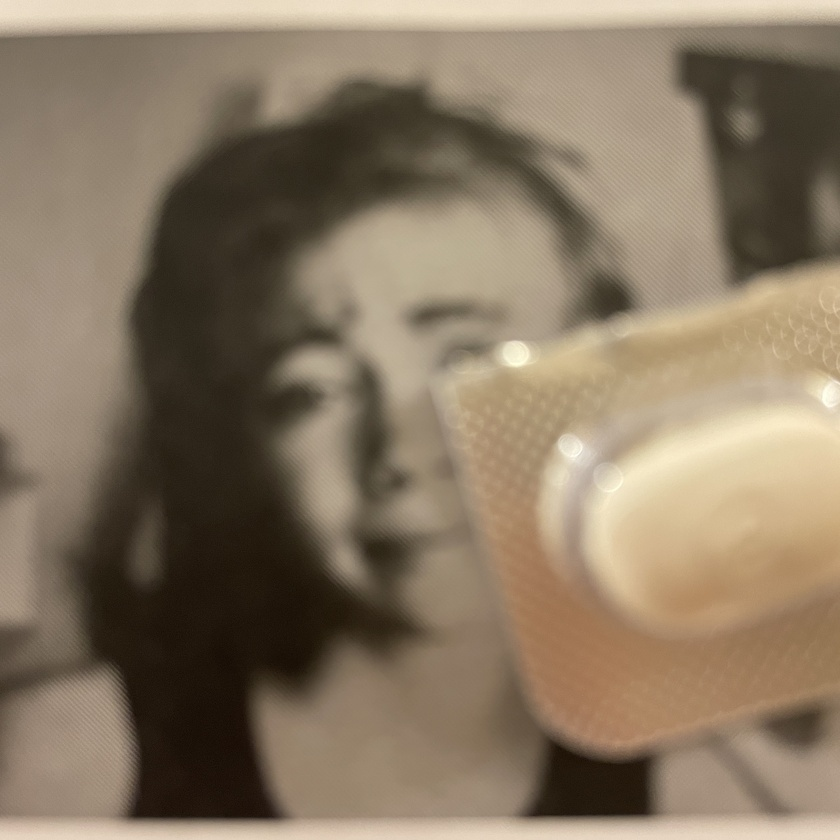
#> input picture pillumi_front/assets/bad-photo.jpg, 840 x 840 px, shrunk from 3024 x 3024 before the run
$ python -i ImageProcess.py   (imports and definitions only)
#> lines starting #> are read from the running program, lines starting #| are printed output that depends on the picture
#> further down, picture is the input picture: shape (840, 840, 3); mean B, G, R 98.2, 119.2, 135.4
import cv2
import numpy as np


class ImageProcess():
    def __init__(self):
        pass


    def ImageArea(self, input_image):
      rgba = cv2.imread(input_image, cv2.IMREAD_UNCHANGED)
      rgba = cv2.medianBlur(rgba, 55)

      imgray = cv2.cvtColor(rgba, cv2.COLOR_BGRA2GRAY)
      contours, _ = cv2.findContours(imgray, cv2.RETR_TREE, cv2.CHAIN_APPROX_NONE)
      contours_t = contours[0].transpose()

      right_point_x = np.max(contours_t[0])
      left_point_x = np.min(contours_t[0])
      right_point_y = np.max(contours_t[1])
      left_point_y = np.min(contours_t[1])


      return left_point_x, right_point_x, left_point_y, right_point_y


    def CropShape(self, input_image):
        left_x, right_x, left_y, right_y = self.ImageArea(input_image)
        crop_img = cv2.imread(input_image, cv2.IMREAD_UNCHANGED)
        crop_img = crop_img[left_y:right_y, left_x:right_x]

        trans_mask = crop_img[:,:,3]==0
        crop_img[trans_mask] = [255, 255, 255, 255]
        crop_img = cv2.cvtColor(crop_img, cv2.COLOR_BGRA2BGR)

        return crop_img

    def img_Contrast(self, img):
        # -----Converting image to LAB Color model-----------------------------------
        lab = cv2.cvtColor(img, cv2.COLOR_BGR2LAB)
#> lab: shape (840, 840, 3); mean of channels 0, 1, 2 127.9, 130.9, 141.7

        # -----Splitting the LAB image to different channels-------------------------
        l, a, b = cv2.split(lab)
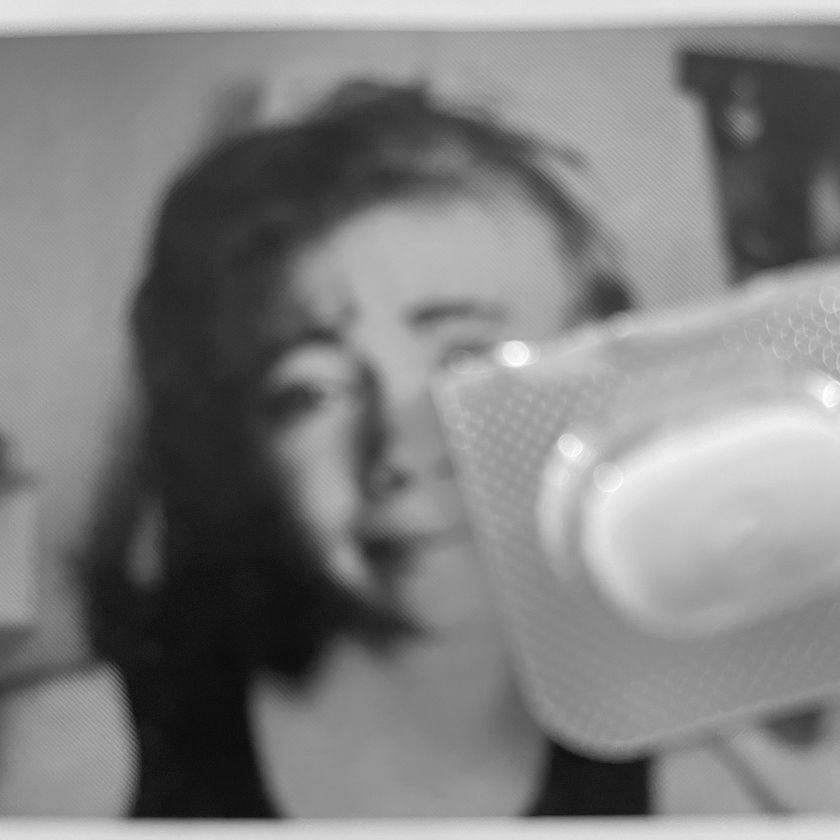
#> l: shape (840, 840); min 8, max 254, mean 127.9
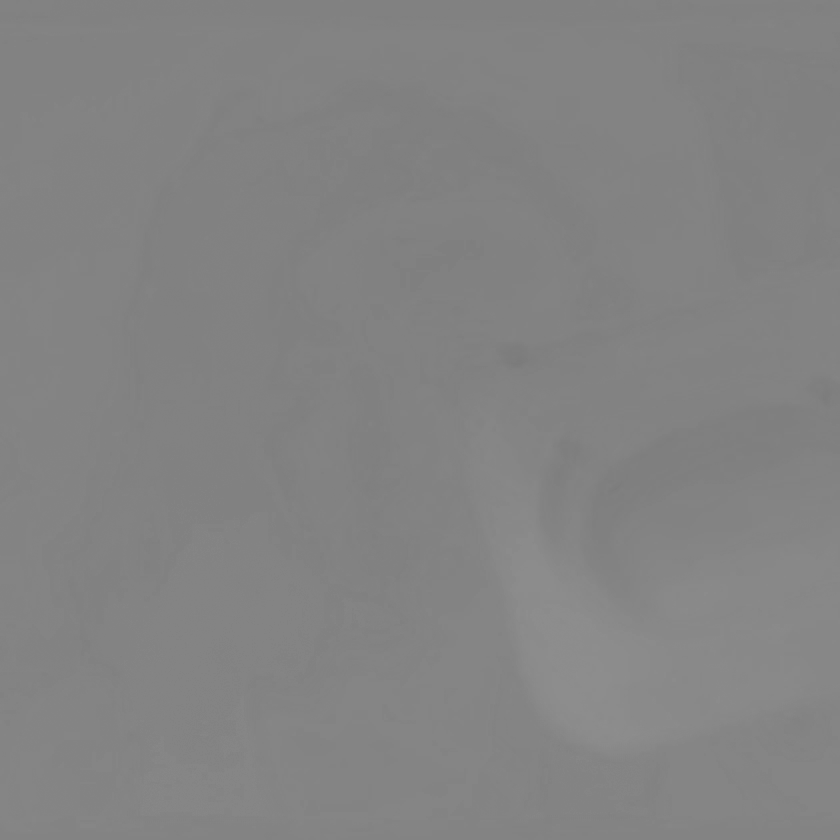
#> a: shape (840, 840); min 123, max 142, mean 130.9
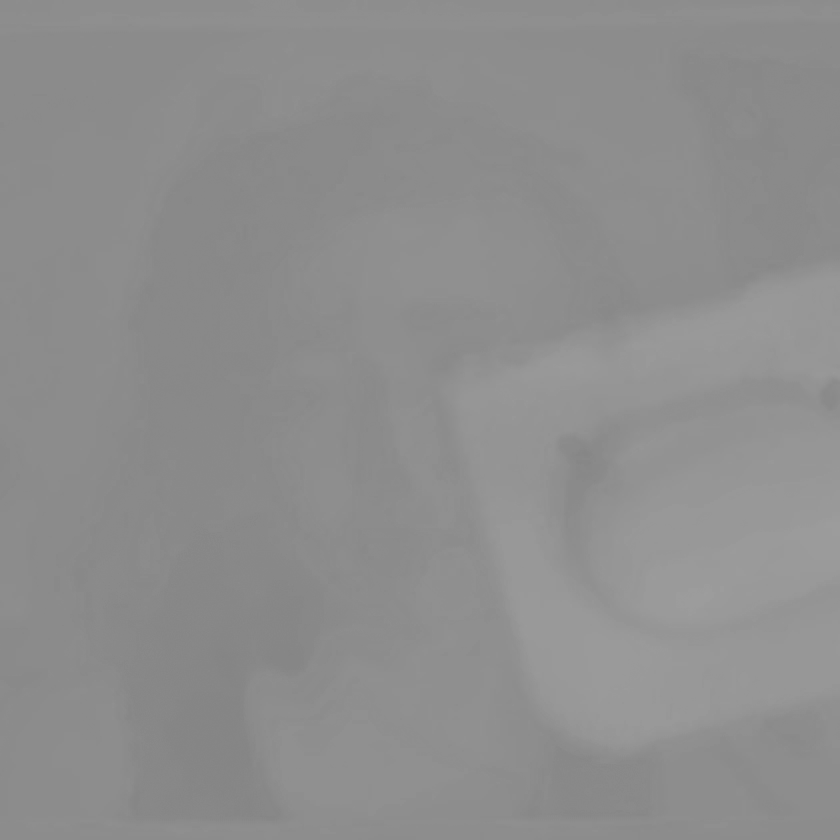
#> b: shape (840, 840); min 132, max 157, mean 141.7

        # -----Applying CLAHE to L-channel-------------------------------------------
        clahe = cv2.createCLAHE(clipLimit=3.0, tileGridSize=(8, 8))
        cl = clahe.apply(l)
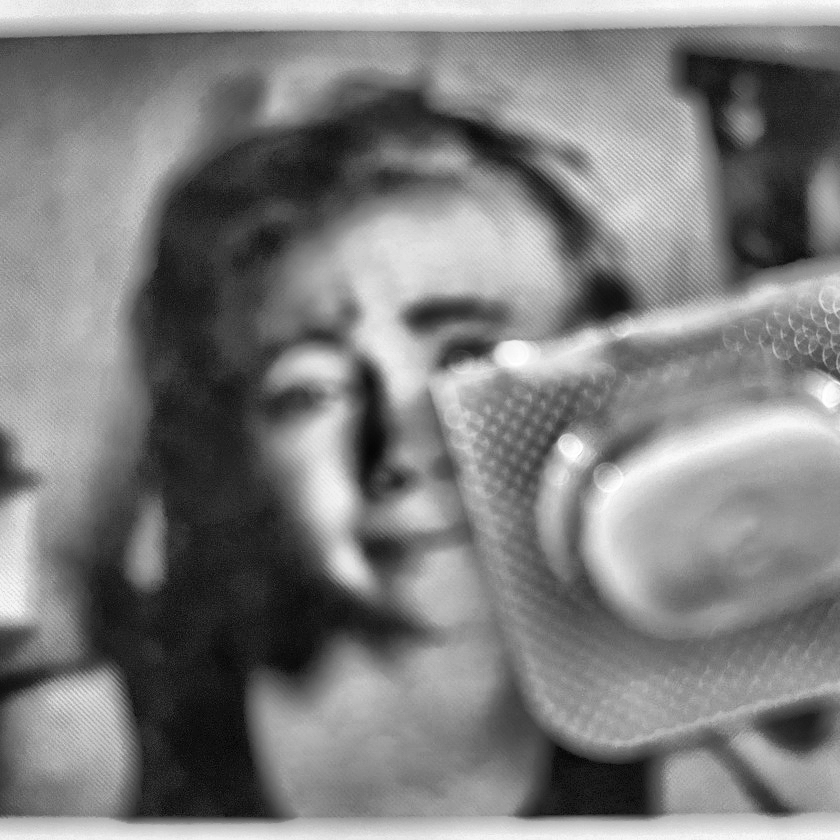
#> cl: shape (840, 840); min 4, max 255, mean 125.9

        # -----Merge the CLAHE enhanced L-channel with the a and b channel-----------
        limg = cv2.merge((cl, a, b))
#> limg: shape (840, 840, 3); mean of channels 0, 1, 2 125.9, 130.9, 141.7

        # -----Converting image from LAB Color model to RGB model--------------------
        final = cv2.cvtColor(limg, cv2.COLOR_BGRA2BGR)

        return final

    def max_con_CLAHE(self, img):
        lab = cv2.cvtColor(img, cv2.COLOR_BGR2LAB)
        l, a, b = cv2.split(lab)

        clahe = cv2.createCLAHE(clipLimit=3.0, tileGridSize=(8,8))
        cl = clahe.apply(l)

        limg = cv2.merge((cl,a,b))
        img = cv2.cvtColor(limg, cv2.COLOR_LAB2BGR)

        return img


>>> import cv2
>>> picture = cv2.imread('../../../../pillumi_front/assets/bad-photo.jpg')
>>> result = ImageProcess().img_Contrast(picture)

$ run again, on pillumi_front/assets/good-photo.jpg
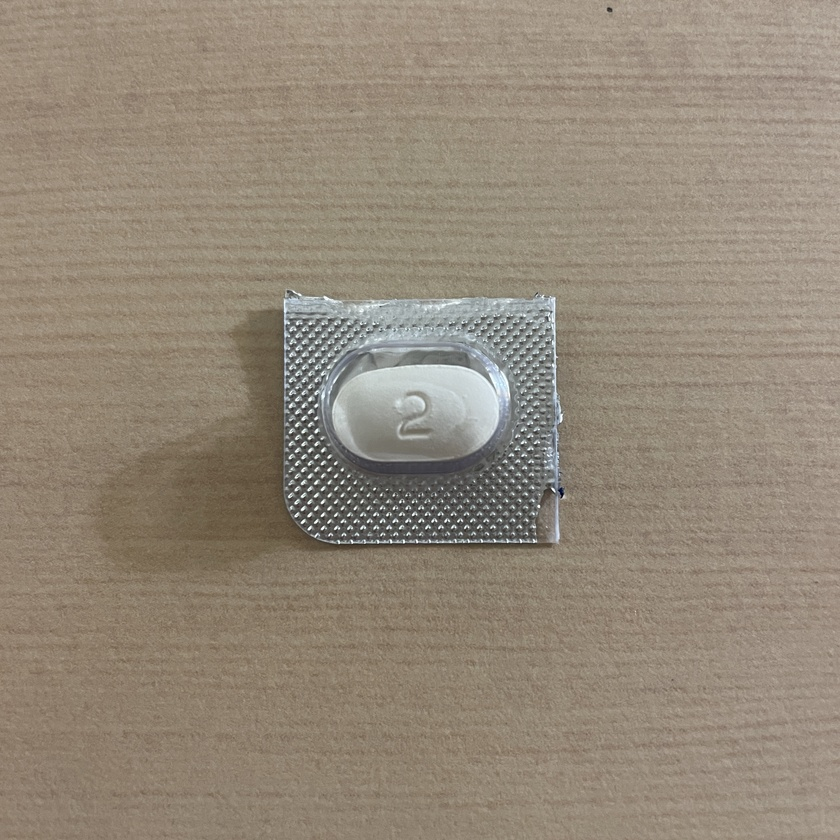
#> input picture pillumi_front/assets/good-photo.jpg, 840 x 840 px, shrunk from 3024 x 3024 before the run
#> picture is the input picture: shape (840, 840, 3); mean B, G, R 120.3, 135.9, 147.6
#> lab: shape (840, 840, 3); mean of channels 0, 1, 2 145.9, 129.8, 138
#> in img_Contrast, `l, a, b = cv2.split(lab)`:
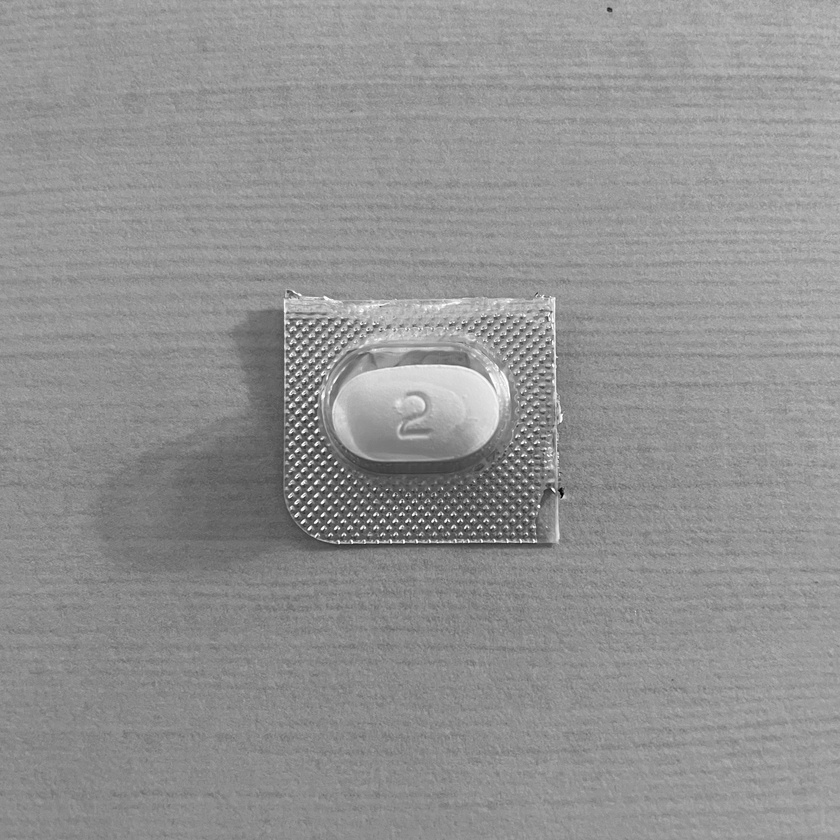
#> l: shape (840, 840); min 1, max 255, mean 145.9
#> in img_Contrast, `cl = clahe.apply(l)`:
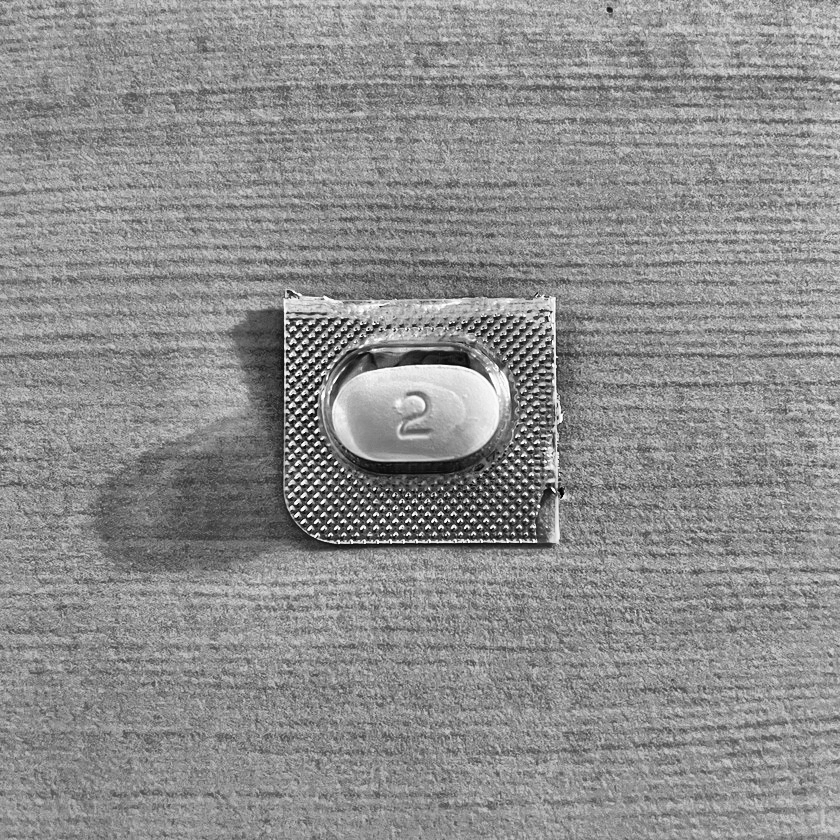
#> cl: shape (840, 840); min 1, max 255, mean 141.3
#> limg: shape (840, 840, 3); mean of channels 0, 1, 2 141.3, 129.8, 138
